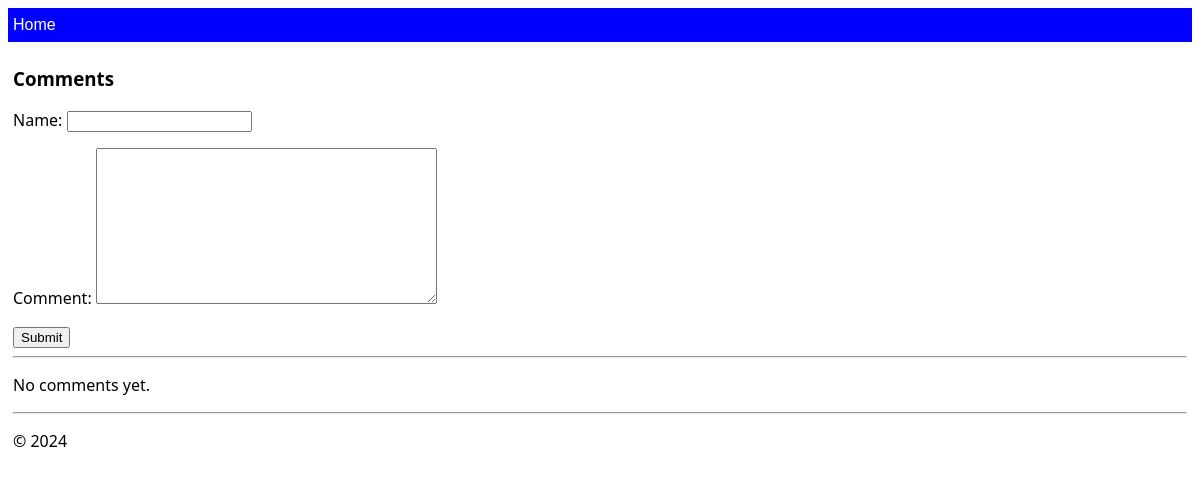
The app's page /, older data.
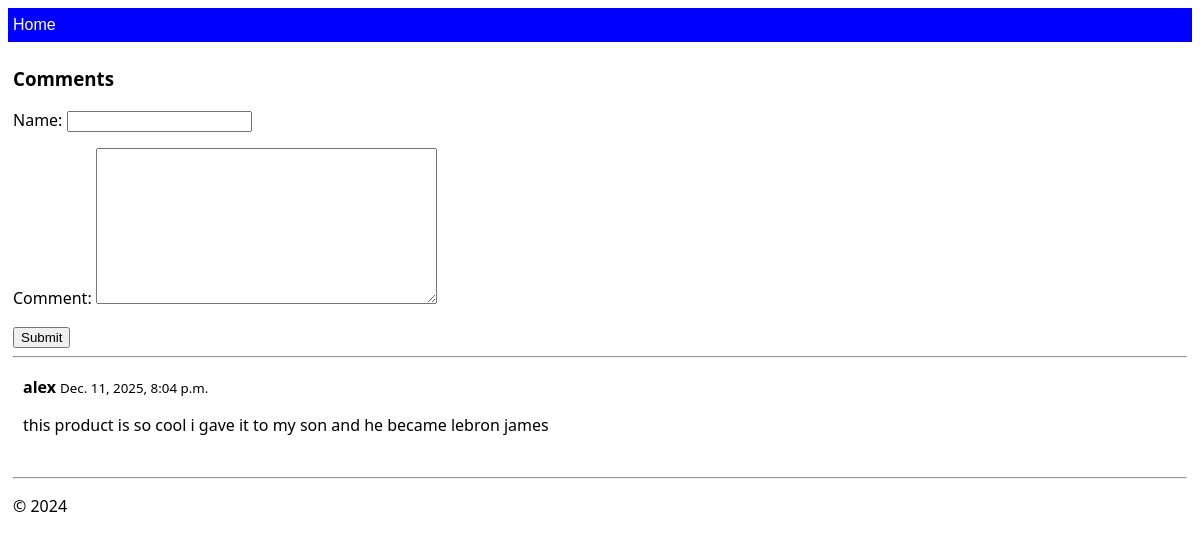
The same page, newer data.
### hello/models.py (models this page shows)
class Comment(models.Model):
    page_identifier = models.CharField(max_length=255)  # stores request.path
    name = models.CharField(max_length=100)
    comment = models.TextField()
    created_at = models.DateTimeField(auto_now_add=True)
    class Meta:
        ordering = ("-created_at",)

### hello/views.py (the view)
# urls.py: path("", views.home, name="home"),
def home(request): # when you want to make a page with comments, copy this function but change the names
    comment_form, comments = handle_comment_section(request)
    return render(request, "hello/home.html", {
        "comment_form": comment_form,
        "comments": comments,
    })

### hello/forms.py
class CommentForm(forms.ModelForm):
    class Meta:
        model = Comment
        fields = ["name", "comment"]

### hello/utils.py (called while the page is built)
def handle_comment_section(request):
    page_id = request.path
    if request.method == "POST" and "comment_submit" in request.POST:
        form = CommentForm(request.POST)
        if form.is_valid():
            comment = form.save(commit=False)
            comment.page_identifier = page_id
            comment.save()
            form = CommentForm()  # reset form
    else:
        form = CommentForm()
    comments = Comment.objects.filter(page_identifier=page_id)
    return form, comments

### hello/templates/hello/home.html (shortened to what this page needs)
{% extends "hello/layout.html" %}

### hello/templates/hello/layout.html (shortened to what this page needs)
<!DOCTYPE html>
<html>
    <head>
        {% load static %}
        <link rel="stylesheet" type="text/css" href="{% static 'hello/site.css' %}"/>
    </head>
    <body>
        <div class="navbar">
                <a href="{% url 'home' %}" class="navbar-brand">Home</a>
        </div>
        <div class="body-content">
            <div class="comment-section">
                <h3>Comments</h3>
                <form method="POST">
                    {{ comment_form.as_p }}
                    <button type="submit" name="comment_submit">Submit</button>
                </form>
                <hr>
                {% if comments %}
                    {% for comment in comments %}
                        <div style="margin-bottom:15px; padding:10px;">
                            <strong>{{ comment.name }}</strong>
                            <small>{{ comment.created_at }}</small>
                            <p>{{ comment.comment }}</p>
                        </div>
                    {% endfor %}
                {% else %}
                    <p>No comments yet.</p>
                {% endif %}
            </div>
            <hr/>
            <footer>
                <p>&copy; 2024</p>
            </footer>
        </div>
    </body>
</html>

### hello/static/hello/site.css (style rules this page uses)
.navbar { background-color: blue; font-size: 1em; font-family: 'Trebuchet MS', 'Lucida Sans Unicode', 'Lucida Grande', 'Luci da Sans', Arial, sans-serif; color: white; padding: 8px 5px 8px 5px; }
.navbar a { text-decoration: none; color: inherit; }
.body-content { padding: 5px; font-family: 'Segoe UI', Tahoma, Geneva, Verdana, sans-serif; }

Row changes from the older to the newer data that the page shows:
added Comment: name "alex", created_at "Dec. 11, 2025, 8:04 p.m.", comment "this product is so cool i gave it to my son and he became lebron james"
Text that changed along with them:
text no longer shown: "No comments yet."
